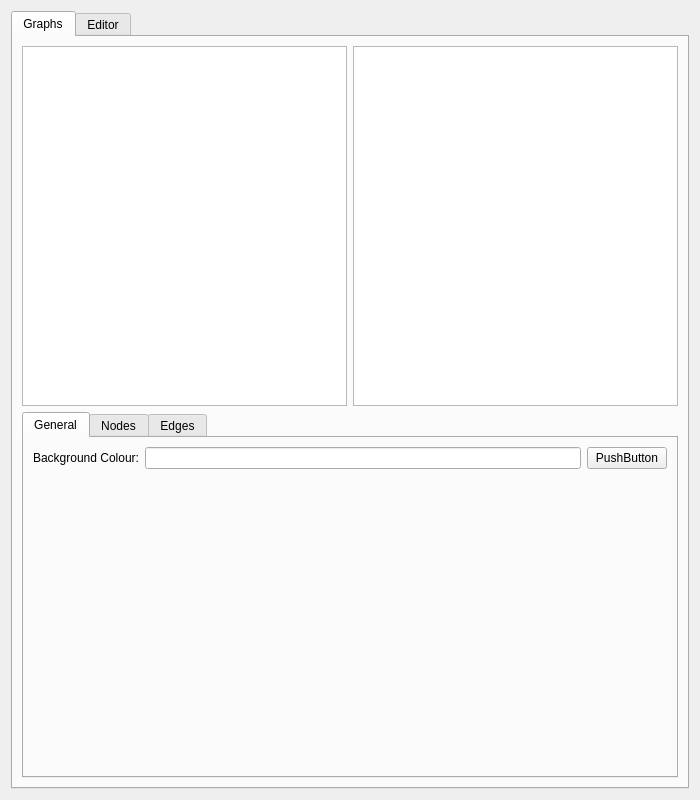
<?xml version="1.0" encoding="UTF-8"?>
<ui version="4.0">
 <class>AppearancePreferences</class>
 <widget class="QWidget" name="AppearancePreferences">
  <property name="geometry">
   <rect>
    <x>0</x>
    <y>0</y>
    <width>700</width>
    <height>800</height>
   </rect>
  </property>
  <property name="windowTitle">
   <string>Form</string>
  </property>
  <layout class="QVBoxLayout" name="verticalLayout">
   <item>
    <widget class="QTabWidget" name="tabWidget">
     <property name="currentIndex">
      <number>0</number>
     </property>
     <widget class="QWidget" name="graphsTab">
      <attribute name="title">
       <string>Graphs</string>
      </attribute>
      <layout class="QVBoxLayout" name="verticalLayout_2">
       <item>
        <layout class="QHBoxLayout" name="horizontalLayout_3">
         <item>
          <widget class="Developer::GraphWidget" name="lhsGraph">
           <property name="minimumSize">
            <size>
             <width>0</width>
             <height>160</height>
            </size>
           </property>
          </widget>
         </item>
         <item>
          <widget class="Developer::GraphWidget" name="rhsGraph">
           <property name="minimumSize">
            <size>
             <width>0</width>
             <height>160</height>
            </size>
           </property>
          </widget>
         </item>
        </layout>
       </item>
       <item>
        <widget class="QTabWidget" name="tabWidget_2">
         <property name="currentIndex">
          <number>0</number>
         </property>
         <widget class="QWidget" name="graphGeneralTab">
          <attribute name="title">
           <string>General</string>
          </attribute>
          <layout class="QFormLayout" name="formLayout_2">
           <item row="0" column="0">
            <widget class="QLabel" name="label_2">
             <property name="text">
              <string>Background Colour:</string>
             </property>
            </widget>
           </item>
           <item row="0" column="1">
            <layout class="QHBoxLayout" name="horizontalLayout_2">
             <item>
              <widget class="QLineEdit" name="lineEdit_2"/>
             </item>
             <item>
              <widget class="QPushButton" name="pushButton_2">
               <property name="text">
                <string>PushButton</string>
               </property>
              </widget>
             </item>
            </layout>
           </item>
          </layout>
         </widget>
         <widget class="QWidget" name="graphNodesTab">
          <attribute name="title">
           <string>Nodes</string>
          </attribute>
          <layout class="QVBoxLayout" name="verticalLayout_5">
           <property name="spacing">
            <number>0</number>
           </property>
           <property name="margin">
            <number>0</number>
           </property>
           <item>
            <widget class="QScrollArea" name="scrollArea">
             <property name="styleSheet">
              <string notr="true">QFrame#scrollArea { border: 0; }</string>
             </property>
             <property name="frameShape">
              <enum>QFrame::NoFrame</enum>
             </property>
             <property name="widgetResizable">
              <bool>true</bool>
             </property>
             <widget class="QWidget" name="scrollAreaWidgetContents">
              <property name="geometry">
               <rect>
                <x>0</x>
                <y>0</y>
                <width>491</width>
                <height>355</height>
               </rect>
              </property>
              <layout class="QFormLayout" name="formLayout_3">
               <item row="0" column="0">
                <widget class="QLabel" name="shapeLabel">
                 <property name="text">
                  <string>Shape:</string>
                 </property>
                </widget>
               </item>
               <item row="0" column="1">
                <widget class="QComboBox" name="shapeComboBox">
                 <item>
                  <property name="text">
                   <string>Ellipse</string>
                  </property>
                 </item>
                 <item>
                  <property name="text">
                   <string>Circle</string>
                  </property>
                 </item>
                 <item>
                  <property name="text">
                   <string>Rectangle</string>
                  </property>
                 </item>
                 <item>
                  <property name="text">
                   <string>Rounded Rectangle</string>
                  </property>
                 </item>
                </widget>
               </item>
               <item row="1" column="0">
                <widget class="QLabel" name="paddingLabel">
                 <property name="text">
                  <string>Padding:</string>
                 </property>
                </widget>
               </item>
               <item row="1" column="1">
                <layout class="QHBoxLayout" name="paddingLayout">
                 <item>
                  <widget class="QSpinBox" name="paddingTopSpinBox">
                   <property name="value">
                    <number>6</number>
                   </property>
                  </widget>
                 </item>
                 <item>
                  <widget class="QSpinBox" name="paddingRightSpinBox">
                   <property name="value">
                    <number>8</number>
                   </property>
                  </widget>
                 </item>
                 <item>
                  <widget class="QSpinBox" name="paddingBottomSpinBox">
                   <property name="value">
                    <number>6</number>
                   </property>
                  </widget>
                 </item>
                 <item>
                  <widget class="QSpinBox" name="paddingLeftSpinBox">
                   <property name="value">
                    <number>8</number>
                   </property>
                  </widget>
                 </item>
                </layout>
               </item>
               <item row="2" column="1">
                <widget class="QLabel" name="paddingGuide">
                 <property name="text">
                  <string>Top, Right, Bottom, Left (clockwise)</string>
                 </property>
                </widget>
               </item>
               <item row="3" column="0">
                <widget class="QLabel" name="cornerRadiusLabel">
                 <property name="text">
                  <string>Corner Radius:</string>
                 </property>
                </widget>
               </item>
               <item row="3" column="1">
                <widget class="QSpinBox" name="cornerRadiusSpinBox">
                 <property name="value">
                  <number>6</number>
                 </property>
                </widget>
               </item>
               <item row="4" column="0">
                <widget class="QLabel" name="fontLabel">
                 <property name="text">
                  <string>Font:</string>
                 </property>
                </widget>
               </item>
               <item row="4" column="1">
                <layout class="QHBoxLayout" name="fontLayout">
                 <item>
                  <widget class="QLabel" name="fontPreviewLabel">
                   <property name="text">
                    <string>Font</string>
                   </property>
                  </widget>
                 </item>
                 <item>
                  <widget class="QPushButton" name="selectFontButton">
                   <property name="text">
                    <string>Select Font</string>
                   </property>
                   <property name="icon">
                    <iconset resource="../icons.qrc">
                     <normaloff>:/icons/small_font.png</normaloff>:/icons/small_font.png</iconset>
                   </property>
                  </widget>
                 </item>
                </layout>
               </item>
               <item row="5" column="0">
                <widget class="QLabel" name="fontColourLabel">
                 <property name="text">
                  <string>Font Colour:</string>
                 </property>
                </widget>
               </item>
               <item row="5" column="1">
                <layout class="QHBoxLayout" name="fontColourLayout">
                 <item>
                  <widget class="QLineEdit" name="fontColourEdit"/>
                 </item>
                 <item>
                  <widget class="QPushButton" name="selectFontColourButton">
                   <property name="text">
                    <string>Select Colour</string>
                   </property>
                   <property name="icon">
                    <iconset resource="../icons.qrc">
                     <normaloff>:/icons/small_palette.png</normaloff>:/icons/small_palette.png</iconset>
                   </property>
                  </widget>
                 </item>
                </layout>
               </item>
               <item row="6" column="0">
                <widget class="QLabel" name="backgroundColourLabel">
                 <property name="text">
                  <string>Background Colour:</string>
                 </property>
                </widget>
               </item>
               <item row="6" column="1">
                <layout class="QHBoxLayout" name="backgroundColourLayout">
                 <item>
                  <widget class="QLineEdit" name="backgroundColourEdit"/>
                 </item>
                 <item>
                  <widget class="QPushButton" name="selectBackgroundColourButton">
                   <property name="text">
                    <string>Select Colour</string>
                   </property>
                   <property name="icon">
                    <iconset resource="../icons.qrc">
                     <normaloff>:/icons/small_palette.png</normaloff>:/icons/small_palette.png</iconset>
                   </property>
                  </widget>
                 </item>
                </layout>
               </item>
               <item row="7" column="0">
                <widget class="QLabel" name="borderColourLabel">
                 <property name="text">
                  <string>Border Colour:</string>
                 </property>
                </widget>
               </item>
               <item row="7" column="1">
                <layout class="QHBoxLayout" name="borderColourLayout">
                 <item>
                  <widget class="QLineEdit" name="borderColourEdit"/>
                 </item>
                 <item>
                  <widget class="QPushButton" name="selectBorderColourButton">
                   <property name="text">
                    <string>Select Colour</string>
                   </property>
                   <property name="icon">
                    <iconset resource="../icons.qrc">
                     <normaloff>:/icons/small_palette.png</normaloff>:/icons/small_palette.png</iconset>
                   </property>
                  </widget>
                 </item>
                </layout>
               </item>
               <item row="8" column="0">
                <widget class="QLabel" name="hoverColourLabel">
                 <property name="text">
                  <string>Hover Colour:</string>
                 </property>
                </widget>
               </item>
               <item row="8" column="1">
                <layout class="QHBoxLayout" name="hoverColourLayout">
                 <item>
                  <widget class="QLineEdit" name="hoverColourEdit"/>
                 </item>
                 <item>
                  <widget class="QPushButton" name="selectHoverColourButton">
                   <property name="text">
                    <string>Select Colour</string>
                   </property>
                   <property name="icon">
                    <iconset resource="../icons.qrc">
                     <normaloff>:/icons/small_palette.png</normaloff>:/icons/small_palette.png</iconset>
                   </property>
                  </widget>
                 </item>
                </layout>
               </item>
               <item row="9" column="0">
                <widget class="QLabel" name="hoverBorderColourLabel">
                 <property name="text">
                  <string>Hover Border Colour:</string>
                 </property>
                </widget>
               </item>
               <item row="9" column="1">
                <layout class="QHBoxLayout" name="hoverBorderColourLayout">
                 <item>
                  <widget class="QLineEdit" name="hoverBorderColourEdit"/>
                 </item>
                 <item>
                  <widget class="QPushButton" name="selectHoverBorderColourButton">
                   <property name="text">
                    <string>Select Colour</string>
                   </property>
                   <property name="icon">
                    <iconset resource="../icons.qrc">
                     <normaloff>:/icons/small_palette.png</normaloff>:/icons/small_palette.png</iconset>
                   </property>
                  </widget>
                 </item>
                </layout>
               </item>
               <item row="10" column="0">
                <widget class="QLabel" name="selectedColourLabel">
                 <property name="text">
                  <string>Selected Colour:</string>
                 </property>
                </widget>
               </item>
               <item row="10" column="1">
                <layout class="QHBoxLayout" name="selectedColourLayout">
                 <item>
                  <widget class="QLineEdit" name="selectedColourEdit"/>
                 </item>
                 <item>
                  <widget class="QPushButton" name="selectSelectedColourButton">
                   <property name="text">
                    <string>Select Colour</string>
                   </property>
                   <property name="icon">
                    <iconset resource="../icons.qrc">
                     <normaloff>:/icons/small_palette.png</normaloff>:/icons/small_palette.png</iconset>
                   </property>
                  </widget>
                 </item>
                </layout>
               </item>
               <item row="11" column="0">
                <widget class="QLabel" name="selectedBorderColourLabel">
                 <property name="text">
                  <string>Selected Border Colour:</string>
                 </property>
                </widget>
               </item>
               <item row="11" column="1">
                <layout class="QHBoxLayout" name="selectedBorderColourLayout">
                 <item>
                  <widget class="QLineEdit" name="selectedBorderColourEdit"/>
                 </item>
                 <item>
                  <widget class="QPushButton" name="selectSelectedBorderColourButton">
                   <property name="text">
                    <string>Select Colour</string>
                   </property>
                   <property name="icon">
                    <iconset resource="../icons.qrc">
                     <normaloff>:/icons/small_palette.png</normaloff>:/icons/small_palette.png</iconset>
                   </property>
                  </widget>
                 </item>
                </layout>
               </item>
              </layout>
             </widget>
            </widget>
           </item>
          </layout>
         </widget>
         <widget class="QWidget" name="graphEdgesTab">
          <attribute name="title">
           <string>Edges</string>
          </attribute>
         </widget>
        </widget>
       </item>
      </layout>
     </widget>
     <widget class="QWidget" name="editorTab">
      <attribute name="title">
       <string>Editor</string>
      </attribute>
      <layout class="QVBoxLayout" name="verticalLayout_3">
       <item>
        <widget class="Developer::ProgramEditor" name="plainTextEdit"/>
       </item>
       <item>
        <widget class="QTabWidget" name="tabWidget_3">
         <property name="currentIndex">
          <number>0</number>
         </property>
         <widget class="QWidget" name="editorGeneralTab">
          <attribute name="title">
           <string>General</string>
          </attribute>
          <layout class="QFormLayout" name="formLayout">
           <item row="0" column="0">
            <widget class="QLabel" name="label">
             <property name="text">
              <string>Background Colour:</string>
             </property>
            </widget>
           </item>
           <item row="0" column="1">
            <layout class="QHBoxLayout" name="horizontalLayout">
             <item>
              <widget class="QLineEdit" name="lineEdit"/>
             </item>
             <item>
              <widget class="QPushButton" name="pushButton">
               <property name="text">
                <string>Select Colour</string>
               </property>
               <property name="icon">
                <iconset resource="../icons.qrc">
                 <normaloff>:/icons/small_palette.png</normaloff>:/icons/small_palette.png</iconset>
               </property>
              </widget>
             </item>
            </layout>
           </item>
          </layout>
         </widget>
         <widget class="QWidget" name="editorProgramsTab">
          <attribute name="title">
           <string>Programs</string>
          </attribute>
          <layout class="QVBoxLayout" name="verticalLayout_4">
           <item>
            <widget class="QTableWidget" name="programTokenTable">
             <attribute name="horizontalHeaderStretchLastSection">
              <bool>true</bool>
             </attribute>
             <attribute name="verticalHeaderVisible">
              <bool>false</bool>
             </attribute>
             <column>
              <property name="text">
               <string>Token</string>
              </property>
             </column>
             <column>
              <property name="text">
               <string>Font</string>
              </property>
             </column>
             <column>
              <property name="text">
               <string>Foreground</string>
              </property>
             </column>
             <column>
              <property name="text">
               <string>Background</string>
              </property>
             </column>
            </widget>
           </item>
          </layout>
         </widget>
         <widget class="QWidget" name="editorConditionsTab">
          <attribute name="title">
           <string>Conditions</string>
          </attribute>
          <layout class="QVBoxLayout" name="verticalLayout_6">
           <item>
            <widget class="QTableWidget" name="tableWidget">
             <attribute name="horizontalHeaderStretchLastSection">
              <bool>true</bool>
             </attribute>
             <attribute name="verticalHeaderVisible">
              <bool>false</bool>
             </attribute>
             <column>
              <property name="text">
               <string>Token</string>
              </property>
             </column>
             <column>
              <property name="text">
               <string>Font</string>
              </property>
             </column>
             <column>
              <property name="text">
               <string>Foreground</string>
              </property>
             </column>
             <column>
              <property name="text">
               <string>Background</string>
              </property>
             </column>
            </widget>
           </item>
          </layout>
         </widget>
        </widget>
       </item>
      </layout>
     </widget>
    </widget>
   </item>
  </layout>
 </widget>
 <customwidgets>
  <customwidget>
   <class>Developer::GraphWidget</class>
   <extends>QGraphicsView</extends>
   <header>graphview/graphwidget.hpp</header>
  </customwidget>
  <customwidget>
   <class>Developer::ProgramEditor</class>
   <extends>QPlainTextEdit</extends>
   <header>programeditor.hpp</header>
  </customwidget>
 </customwidgets>
 <resources>
  <include location="../icons.qrc"/>
 </resources>
 <connections/>
</ui>
